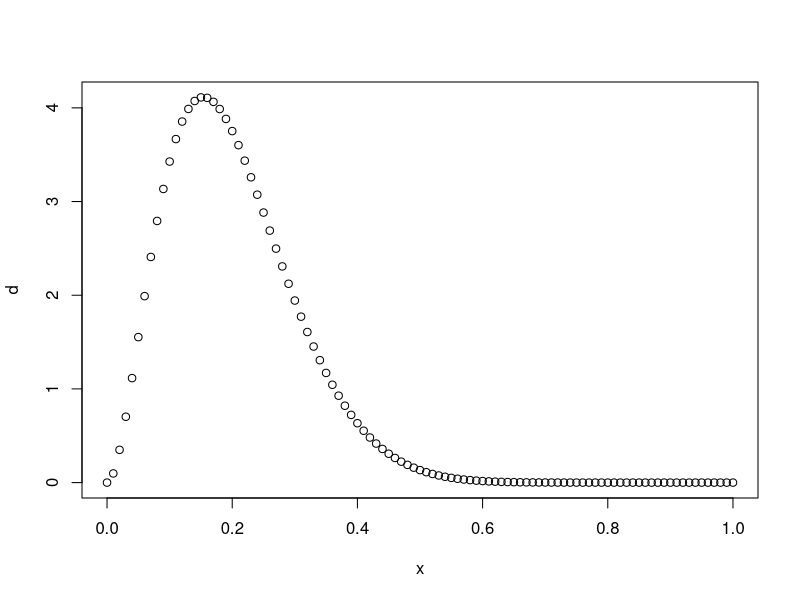
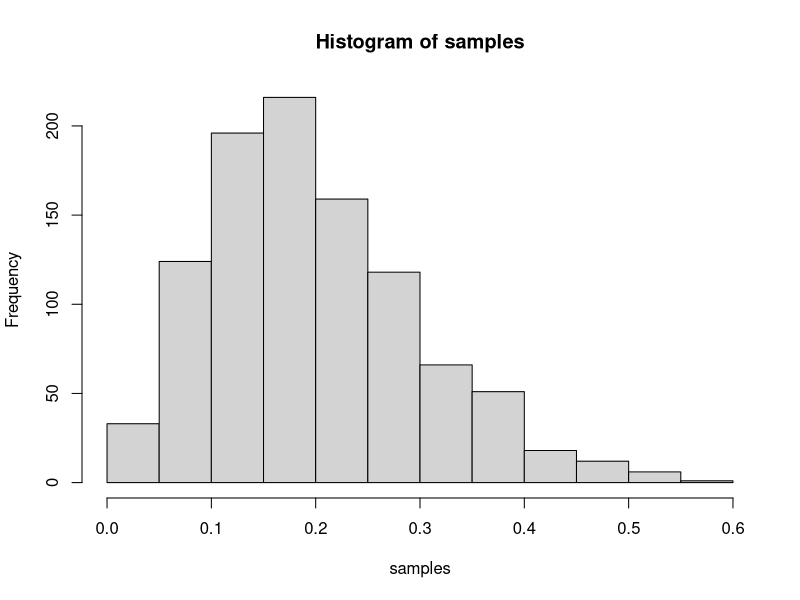

Source code (R) for these figures, in order:
## ---- chunk 1
knitr::opts_chunk$set(echo = TRUE)
## ---- chunk 2
mu = 0.2
gamma_sq = 0.01
alpha = mu * (mu * (1 - mu) / gamma_sq - 1)
beta = alpha * (1 - mu) / mu
x = seq(0, 1, 0.01)
d = dbeta(x, alpha, beta)
plot(x, d)
## ---- chunk 3
samples = rbeta(1000, alpha, beta)
hist(samples)
## ---- chunk 4
m = mean(samples)
m
abs(mu - m) # Relative error
## ---- chunk 5
v = var(samples)
v
abs(gamma_sq - v) # Relative error
## ---- chunk 6
quantile(samples, probs=c(0.95))
## ---- chunk 7
0.999 * 0.96 # True negative
0.999 * 0.04 # False positive
0.001 * 0.98 # True positive
0.001 * 0.02 # False negative
## ---- chunk 8
boxes <- matrix(
  c(2, 4, 1, 5, 1, 3), ncol=2,
  dimnames=list(c("A", "B", "C"), c("red", "white"))
)
p_red <- function(boxes) {
  0.4 * boxes["A", "red"] / sum(boxes["A",]) + 
  0.1 * boxes["B", "red"] / sum(boxes["B",]) + 
  0.5 * boxes["C", "red"] / sum(boxes["C",])
}
p_red(boxes)
## ---- chunk 9
p_boxes <- function(boxes) {
  c(0.4 * boxes["A", "red"] / sum(boxes["A",]) / p_red(boxes),
  0.1 * boxes["B", "red"] / sum(boxes["B",]) / p_red(boxes), 
  0.5 * boxes["C", "red"] / sum(boxes["C",]) / p_red(boxes))
}
p_boxes(boxes)
## ---- chunk 10
p_identical_twin <- function(fraternal_prob, identical_prob) {
  identical_prob / (fraternal_prob + identical_prob)
}
p_identical_twin(fraternal_prob = 1/4 * 1/150, identical_prob = 1/2 * 1/400)
